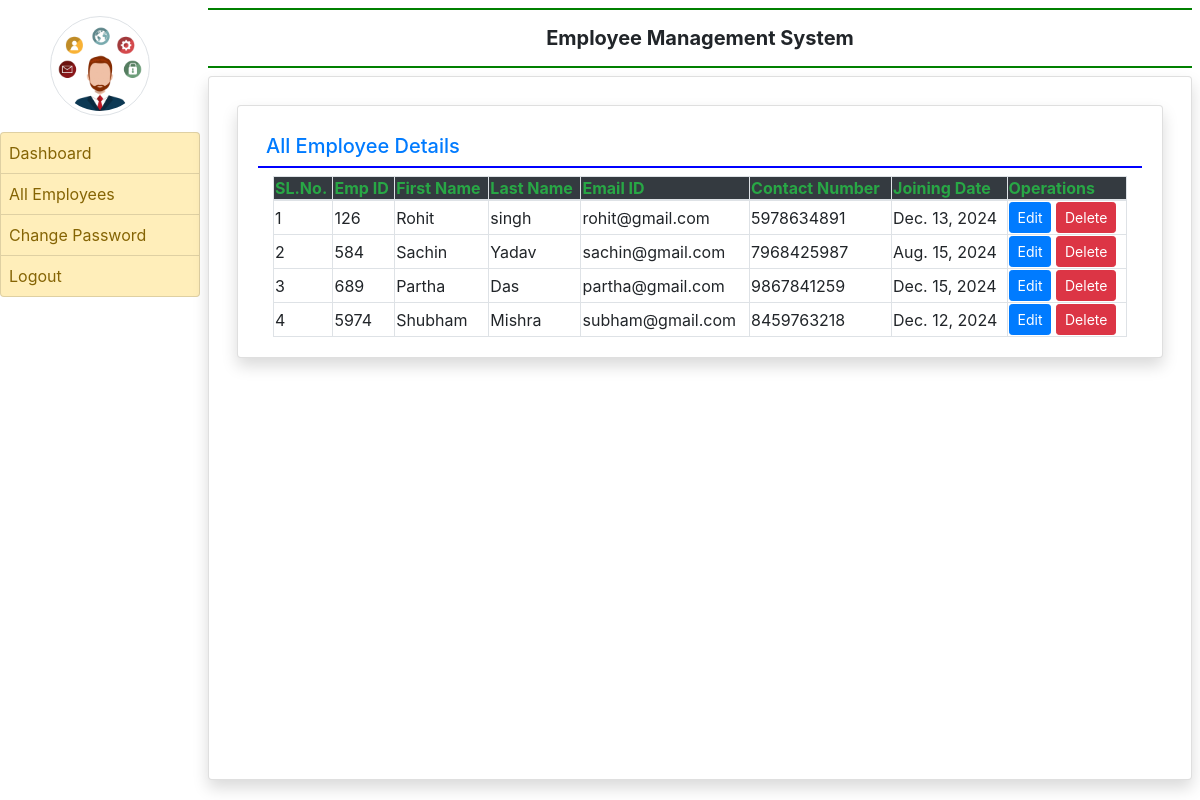
The page /all_employee/ (signed in) on the database its author committed.
### app/models.py (models this page shows, shortened)
class EmployeeDetail(models.Model):
    user = models.ForeignKey(User,on_delete=models.CASCADE)
    empid = models.CharField(max_length=50)
    empdept = models.CharField(max_length=100,null=True)
    designation = models.CharField(max_length=100,null=True)
    contact = models.CharField(max_length=16,null=True)
    gender = models.CharField(max_length=50,null=True)
    joiningdate = models.DateField(null=True)

### app/views.py (the view)
# urls.py: path('all_employee/',all_employee, name='all_employee'),
def all_employee(request):
    if not request.user.is_authenticated:
        return redirect('admin_login')
    employee = EmployeeDetail.objects.all()
    return render(request, 'all_employee.html', locals())

### app/templates/all_employee.html (shortened to what this page needs)
{% extends "admin_base.html" %}
{% block main %}
<div class="card shadow m-2">
    <div class="card-body">
        <h5 class="p-2 text-primary" style="border-bottom : 2px solid blue">All Employee Details</h5>
        <div class="container-fluid">
               <table class="table-bordered" id="example" width="100%">
                    <thead class="text-success bg-dark">
                        <tr>
                            <th>SL.No.</th>
                            <th>Emp ID</th>
                            <th>First Name</th>
                            <th>Last Name</th>
                            <th>Email ID</th>
                            <th>Contact Number</th>
                            <th>Joining Date</th>
                            <th>Operations</th>
                        </tr>
                    </thead>
                    <tbody>
                        {% for i in employee %}
                        <tr>
                            <td>{{forloop.counter}}</td>
                            <td>{{i.empid}}</td>
                            <td>{{i.user.first_name}}</td>
                            <td>{{i.user.last_name}}</td>
                            <td>{{i.user.username}}</td>
                            <td>{{i.contact}}</td>
                            <td>{{i.joiningdate}}</td>
                            <td>
                                <a href="{% url 'edit_employee' i.id %}" class="btn btn-primary btn-sm">Edit</a>
                                <form action="{% url 'delete_employee' i.id %}" method="post" style="display: inline;">
                                    <button type="submit" class="btn btn-danger btn-sm">Delete</button>
                                </form>
                            </td>
                        </tr>
                        {% endfor %}
                    </tbody>
               </table>
        </div>
    </div>
</div>
{% endblock %}

### app/templates/admin_base.html (shortened to what this page needs)
{% load static %}
<html>
<head>
<link rel="stylesheet" href="https://cdn.jsdelivr.net/npm/bootstrap@4.6.2/dist/css/bootstrap.min.css">
<link rel="stylesheet" href="https://use.fontawesome.com/releases/v5.7.0/css/all.css">
<link rel="stylesheet"href="https://cdn.datatables.net/2.1.8/css/dataTables.dataTables.css">
<link rel="stylesheet" href="https://cdn.datatables.net/buttons/3.2.0/css/buttons.dataTables.css">
</head>
<body>
<div class="container-fluid">
    <div class="row">
        <div class="col-sm-2 p-0">
            <center><img src="{% static 'images/rb_52377.png' %}" width="100" height="100px" class="img-thumbnail rounded-circle my-3"></center>
            <div class="list-group">
                <a href="{% url 'admin_home' %}" class="list-group-item  list-group-item-warning list-group-item-action {% if request.path == '/edit_myexperience/' %} active {% endif %}">Dashboard</a>
                <a href="{% url 'all_employee' %}" class="list-group-item list-group-item-warning list-group-item-action {% if request.path == '/my_education/' %} active {% endif %}">All Employees</a>
                <a href="{% url 'change_password' %}" class="list-group-item list-group-item-warning list-group-item-action {% if request.path == '/change_passwordadmin/' %} active {% endif %}">Change Password</a>
                <a href="{% url 'logout' %}" class="list-group-item list-group-item-warning list-group-item-action">Logout</a>
            </div>
        </div>
        <div class="col-sm-10 p-0">
            <div class="container-fluid p-2">
                <h5 class="text-center p-3 font-weight-bold" style="border-bottom : 2px solid green ; border-top : 2px solid green ;">Employee Management System</h5>
                <div class="card shadow" style="min-height : 88vh">
                    <div class="card-body">
                        {% block main %}
                        {% endblock %}
                    </div>
                </div>
            </div>
        </div>
    </div>
</div>
</body>
</html>

### app/templates/admin_base.html (style rules this page uses)
.list-group-item { padding:8px !important; }

### rows shown on the page
EmployeeDetail: empid "126", user.first_name "Rohit", user.last_name "singh", user.username "rohit@gmail.com", contact "5978634891", joiningdate "Dec. 13, 2024"
EmployeeDetail: empid "584", user.first_name "Sachin", user.last_name "Yadav", user.username "sachin@gmail.com", contact "7968425987", joiningdate "Aug. 15, 2024"
EmployeeDetail: empid "689", user.first_name "Partha", user.last_name "Das", user.username "partha@gmail.com", contact "9867841259", joiningdate "Dec. 15, 2024"
EmployeeDetail: empid "5974", user.first_name "Shubham", user.last_name "Mishra", user.username "subham@gmail.com", contact "8459763218", joiningdate "Dec. 12, 2024"
